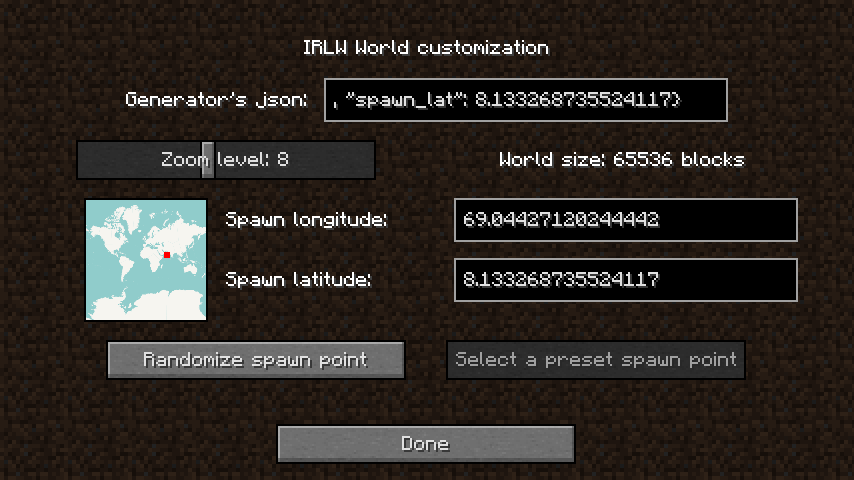
#> input picture images/CustomizeIRLWorld.png, 854 x 480 px
$ python -i map_formater.py   (imports and definitions only)
#> lines starting #> are read from the running program, lines starting #| are printed output that depends on the picture
#!/usr/bin/env python3

from PIL import Image
from sys import argv

# [47 lines left out: functions remove_vertical_line, remove_horizontal_line, not called in this run]

def remove_black_lines(img):

	for x in range(img.width):
		for y in range(img.height):
			p = img.getpixel((x, y))
			if p != (0, 0, 0):
				continue
			cdic = {}
			for dx in range(-1, 2):
				for dy in range(-1, 2):
					try:
						p = img.getpixel((x+dx, y+dy))
					except IndexError:
						continue
					if p in cdic:
						cdic[p] += 1
					else:
						cdic[p] = 0
			color = 0, 255, 255
			score = 0
			for key, item in cdic.items():
				if item > score and key != (0, 0, 0):
					color = key

			img.putpixel((x, y), color)


try:
	infname = argv[1]
	outfname = argv[2]
except:
	print("Usage: {} <infile> <outfile>".format(argv[0]))
	exit(-1)

# [9 lines not run here, left out]

# [1 line that did not run here, left out]

# [1 line that did not run here, left out]
# [13 lines not run here, left out]

>>> from PIL import Image
>>> picture = Image.open('../images/CustomizeIRLWorld.png')
#> picture is the input picture: PIL image 854x480 RGB; mean R, G, B 46.3, 40.7, 35.8
>>> result = remove_black_lines(picture)
#> after the loop in remove_black_lines, `for x in range(img.width):`:
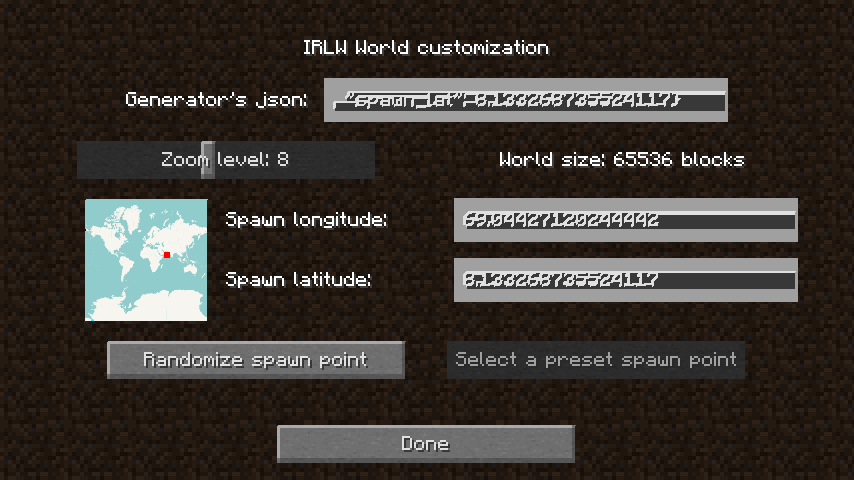
#> img: PIL image 854x480 RGB; mean R, G, B 60.1, 54.5, 49.5
